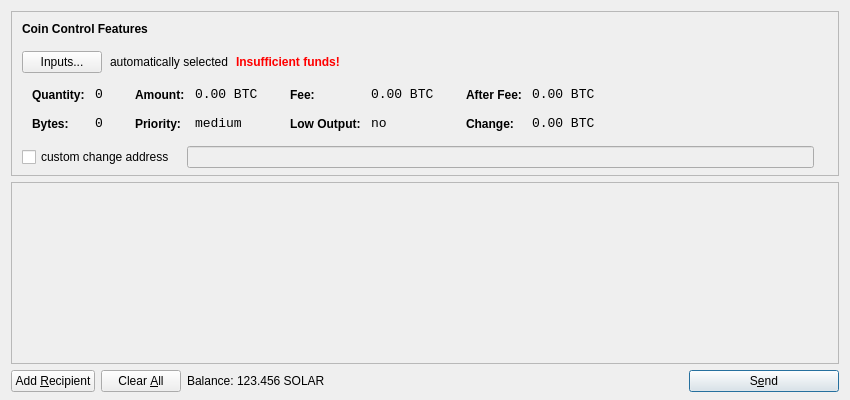
<?xml version="1.0" encoding="UTF-8"?>
<ui version="4.0">
 <class>SendCoinsDialog</class>
 <widget class="QDialog" name="SendCoinsDialog">
  <property name="geometry">
   <rect>
    <x>0</x>
    <y>0</y>
    <width>850</width>
    <height>400</height>
   </rect>
  </property>
  <property name="windowTitle">
   <string>Send Coins</string>
  </property>
  <layout class="QVBoxLayout" name="verticalLayout" stretch="0,1,0">
   <property name="bottomMargin">
    <number>8</number>
   </property>
   <item>
    <widget class="QFrame" name="frameCoinControl">
     <property name="sizePolicy">
      <sizepolicy hsizetype="Expanding" vsizetype="Expanding">
       <horstretch>0</horstretch>
       <verstretch>0</verstretch>
      </sizepolicy>
     </property>
     <property name="maximumSize">
      <size>
       <width>16777215</width>
       <height>16777215</height>
      </size>
     </property>
     <property name="frameShape">
      <enum>QFrame::StyledPanel</enum>
     </property>
     <property name="frameShadow">
      <enum>QFrame::Sunken</enum>
     </property>
     <layout class="QVBoxLayout" name="verticalLayoutCoinControl2">
      <property name="spacing">
       <number>-1</number>
      </property>
      <property name="leftMargin">
       <number>0</number>
      </property>
      <property name="topMargin">
       <number>0</number>
      </property>
      <property name="rightMargin">
       <number>0</number>
      </property>
      <property name="bottomMargin">
       <number>6</number>
      </property>
      <item>
       <layout class="QVBoxLayout" name="verticalLayoutCoinControl" stretch="0,0,0,0,1">
        <property name="spacing">
         <number>0</number>
        </property>
        <property name="leftMargin">
         <number>10</number>
        </property>
        <property name="topMargin">
         <number>10</number>
        </property>
        <item>
         <layout class="QHBoxLayout" name="horizontalLayoutCoinControl1">
          <property name="bottomMargin">
           <number>15</number>
          </property>
          <item>
           <widget class="QLabel" name="labelCoinControlFeatures">
            <property name="sizePolicy">
             <sizepolicy hsizetype="Preferred" vsizetype="Maximum">
              <horstretch>0</horstretch>
              <verstretch>0</verstretch>
             </sizepolicy>
            </property>
            <property name="font">
             <font>
              <weight>75</weight>
              <bold>true</bold>
             </font>
            </property>
            <property name="styleSheet">
             <string notr="true">font-weight:bold;</string>
            </property>
            <property name="text">
             <string>Coin Control Features</string>
            </property>
           </widget>
          </item>
         </layout>
        </item>
        <item>
         <layout class="QHBoxLayout" name="horizontalLayoutCoinControl2" stretch="0,0,0,0">
          <property name="spacing">
           <number>8</number>
          </property>
          <property name="bottomMargin">
           <number>10</number>
          </property>
          <item>
           <widget class="QPushButton" name="pushButtonCoinControl">
            <property name="styleSheet">
             <string notr="true"/>
            </property>
            <property name="text">
             <string>Inputs...</string>
            </property>
           </widget>
          </item>
          <item>
           <widget class="QLabel" name="labelCoinControlAutomaticallySelected">
            <property name="text">
             <string>automatically selected</string>
            </property>
            <property name="margin">
             <number>5</number>
            </property>
           </widget>
          </item>
          <item>
           <widget class="QLabel" name="labelCoinControlInsuffFunds">
            <property name="font">
             <font>
              <weight>75</weight>
              <bold>true</bold>
             </font>
            </property>
            <property name="styleSheet">
             <string notr="true">color:red;font-weight:bold;</string>
            </property>
            <property name="text">
             <string>Insufficient funds!</string>
            </property>
            <property name="margin">
             <number>5</number>
            </property>
           </widget>
          </item>
          <item>
           <spacer name="horizontalSpacerCoinControl">
            <property name="orientation">
             <enum>Qt::Horizontal</enum>
            </property>
            <property name="sizeHint" stdset="0">
             <size>
              <width>40</width>
              <height>1</height>
             </size>
            </property>
           </spacer>
          </item>
         </layout>
        </item>
        <item>
         <widget class="QWidget" name="widgetCoinControl" native="true">
          <property name="sizePolicy">
           <sizepolicy hsizetype="Preferred" vsizetype="Preferred">
            <horstretch>0</horstretch>
            <verstretch>0</verstretch>
           </sizepolicy>
          </property>
          <property name="minimumSize">
           <size>
            <width>0</width>
            <height>0</height>
           </size>
          </property>
          <property name="styleSheet">
           <string notr="true"/>
          </property>
          <layout class="QHBoxLayout" name="horizontalLayoutCoinControl5">
           <property name="margin">
            <number>0</number>
           </property>
           <item>
            <layout class="QHBoxLayout" name="horizontalLayoutCoinControl3" stretch="0,0,0,1">
             <property name="spacing">
              <number>20</number>
             </property>
             <property name="topMargin">
              <number>0</number>
             </property>
             <property name="bottomMargin">
              <number>10</number>
             </property>
             <item>
              <layout class="QFormLayout" name="formLayoutCoinControl1">
               <property name="horizontalSpacing">
                <number>10</number>
               </property>
               <property name="verticalSpacing">
                <number>14</number>
               </property>
               <property name="leftMargin">
                <number>10</number>
               </property>
               <property name="topMargin">
                <number>4</number>
               </property>
               <property name="rightMargin">
                <number>6</number>
               </property>
               <item row="0" column="0">
                <widget class="QLabel" name="labelCoinControlQuantityText">
                 <property name="styleSheet">
                  <string notr="true">font-weight:bold;</string>
                 </property>
                 <property name="text">
                  <string>Quantity:</string>
                 </property>
                 <property name="margin">
                  <number>0</number>
                 </property>
                </widget>
               </item>
               <item row="0" column="1">
                <widget class="QLabel" name="labelCoinControlQuantity">
                 <property name="font">
                  <font>
                   <family>Monospace</family>
                   <pointsize>10</pointsize>
                  </font>
                 </property>
                 <property name="cursor">
                  <cursorShape>IBeamCursor</cursorShape>
                 </property>
                 <property name="contextMenuPolicy">
                  <enum>Qt::ActionsContextMenu</enum>
                 </property>
                 <property name="text">
                  <string notr="true">0</string>
                 </property>
                 <property name="margin">
                  <number>0</number>
                 </property>
                 <property name="textInteractionFlags">
                  <set>Qt::LinksAccessibleByMouse|Qt::TextSelectableByKeyboard|Qt::TextSelectableByMouse</set>
                 </property>
                </widget>
               </item>
               <item row="1" column="0">
                <widget class="QLabel" name="labelCoinControlBytesText">
                 <property name="styleSheet">
                  <string notr="true">font-weight:bold;</string>
                 </property>
                 <property name="text">
                  <string>Bytes:</string>
                 </property>
                </widget>
               </item>
               <item row="1" column="1">
                <widget class="QLabel" name="labelCoinControlBytes">
                 <property name="font">
                  <font>
                   <family>Monospace</family>
                   <pointsize>10</pointsize>
                  </font>
                 </property>
                 <property name="cursor">
                  <cursorShape>IBeamCursor</cursorShape>
                 </property>
                 <property name="contextMenuPolicy">
                  <enum>Qt::ActionsContextMenu</enum>
                 </property>
                 <property name="text">
                  <string notr="true">0</string>
                 </property>
                 <property name="textInteractionFlags">
                  <set>Qt::LinksAccessibleByMouse|Qt::TextSelectableByKeyboard|Qt::TextSelectableByMouse</set>
                 </property>
                </widget>
               </item>
              </layout>
             </item>
             <item>
              <layout class="QFormLayout" name="formLayoutCoinControl2">
               <property name="horizontalSpacing">
                <number>10</number>
               </property>
               <property name="verticalSpacing">
                <number>14</number>
               </property>
               <property name="leftMargin">
                <number>6</number>
               </property>
               <property name="topMargin">
                <number>4</number>
               </property>
               <property name="rightMargin">
                <number>6</number>
               </property>
               <item row="0" column="0">
                <widget class="QLabel" name="labelCoinControlAmountText">
                 <property name="styleSheet">
                  <string notr="true">font-weight:bold;</string>
                 </property>
                 <property name="text">
                  <string>Amount:</string>
                 </property>
                 <property name="margin">
                  <number>0</number>
                 </property>
                </widget>
               </item>
               <item row="0" column="1">
                <widget class="QLabel" name="labelCoinControlAmount">
                 <property name="font">
                  <font>
                   <family>Monospace</family>
                   <pointsize>10</pointsize>
                  </font>
                 </property>
                 <property name="cursor">
                  <cursorShape>IBeamCursor</cursorShape>
                 </property>
                 <property name="contextMenuPolicy">
                  <enum>Qt::ActionsContextMenu</enum>
                 </property>
                 <property name="text">
                  <string notr="true">0.00 BTC</string>
                 </property>
                 <property name="textInteractionFlags">
                  <set>Qt::LinksAccessibleByMouse|Qt::TextSelectableByKeyboard|Qt::TextSelectableByMouse</set>
                 </property>
                </widget>
               </item>
               <item row="1" column="0">
                <widget class="QLabel" name="labelCoinControlPriorityText">
                 <property name="styleSheet">
                  <string notr="true">font-weight:bold;</string>
                 </property>
                 <property name="text">
                  <string>Priority:</string>
                 </property>
                </widget>
               </item>
               <item row="1" column="1">
                <widget class="QLabel" name="labelCoinControlPriority">
                 <property name="font">
                  <font>
                   <family>Monospace</family>
                   <pointsize>10</pointsize>
                  </font>
                 </property>
                 <property name="cursor">
                  <cursorShape>IBeamCursor</cursorShape>
                 </property>
                 <property name="contextMenuPolicy">
                  <enum>Qt::ActionsContextMenu</enum>
                 </property>
                 <property name="text">
                  <string>medium</string>
                 </property>
                 <property name="textInteractionFlags">
                  <set>Qt::LinksAccessibleByMouse|Qt::TextSelectableByKeyboard|Qt::TextSelectableByMouse</set>
                 </property>
                </widget>
               </item>
              </layout>
             </item>
             <item>
              <layout class="QFormLayout" name="formLayoutCoinControl3">
               <property name="horizontalSpacing">
                <number>10</number>
               </property>
               <property name="verticalSpacing">
                <number>14</number>
               </property>
               <property name="leftMargin">
                <number>6</number>
               </property>
               <property name="topMargin">
                <number>4</number>
               </property>
               <property name="rightMargin">
                <number>6</number>
               </property>
               <item row="0" column="0">
                <widget class="QLabel" name="labelCoinControlFeeText">
                 <property name="styleSheet">
                  <string notr="true">font-weight:bold;</string>
                 </property>
                 <property name="text">
                  <string>Fee:</string>
                 </property>
                 <property name="margin">
                  <number>0</number>
                 </property>
                </widget>
               </item>
               <item row="0" column="1">
                <widget class="QLabel" name="labelCoinControlFee">
                 <property name="font">
                  <font>
                   <family>Monospace</family>
                   <pointsize>10</pointsize>
                  </font>
                 </property>
                 <property name="cursor">
                  <cursorShape>IBeamCursor</cursorShape>
                 </property>
                 <property name="contextMenuPolicy">
                  <enum>Qt::ActionsContextMenu</enum>
                 </property>
                 <property name="text">
                  <string notr="true">0.00 BTC</string>
                 </property>
                 <property name="textInteractionFlags">
                  <set>Qt::LinksAccessibleByMouse|Qt::TextSelectableByKeyboard|Qt::TextSelectableByMouse</set>
                 </property>
                </widget>
               </item>
               <item row="1" column="0">
                <widget class="QLabel" name="labelCoinControlLowOutputText">
                 <property name="styleSheet">
                  <string notr="true">font-weight:bold;</string>
                 </property>
                 <property name="text">
                  <string>Low Output:</string>
                 </property>
                </widget>
               </item>
               <item row="1" column="1">
                <widget class="QLabel" name="labelCoinControlLowOutput">
                 <property name="font">
                  <font>
                   <family>Monospace</family>
                   <pointsize>10</pointsize>
                  </font>
                 </property>
                 <property name="cursor">
                  <cursorShape>IBeamCursor</cursorShape>
                 </property>
                 <property name="contextMenuPolicy">
                  <enum>Qt::ActionsContextMenu</enum>
                 </property>
                 <property name="text">
                  <string>no</string>
                 </property>
                 <property name="textInteractionFlags">
                  <set>Qt::LinksAccessibleByMouse|Qt::TextSelectableByKeyboard|Qt::TextSelectableByMouse</set>
                 </property>
                </widget>
               </item>
              </layout>
             </item>
             <item>
              <layout class="QFormLayout" name="formLayoutCoinControl4">
               <property name="horizontalSpacing">
                <number>10</number>
               </property>
               <property name="verticalSpacing">
                <number>14</number>
               </property>
               <property name="leftMargin">
                <number>6</number>
               </property>
               <property name="topMargin">
                <number>4</number>
               </property>
               <property name="rightMargin">
                <number>6</number>
               </property>
               <item row="0" column="0">
                <widget class="QLabel" name="labelCoinControlAfterFeeText">
                 <property name="styleSheet">
                  <string notr="true">font-weight:bold;</string>
                 </property>
                 <property name="text">
                  <string>After Fee:</string>
                 </property>
                 <property name="margin">
                  <number>0</number>
                 </property>
                </widget>
               </item>
               <item row="0" column="1">
                <widget class="QLabel" name="labelCoinControlAfterFee">
                 <property name="font">
                  <font>
                   <family>Monospace</family>
                   <pointsize>10</pointsize>
                  </font>
                 </property>
                 <property name="cursor">
                  <cursorShape>IBeamCursor</cursorShape>
                 </property>
                 <property name="contextMenuPolicy">
                  <enum>Qt::ActionsContextMenu</enum>
                 </property>
                 <property name="text">
                  <string notr="true">0.00 BTC</string>
                 </property>
                 <property name="textInteractionFlags">
                  <set>Qt::LinksAccessibleByMouse|Qt::TextSelectableByKeyboard|Qt::TextSelectableByMouse</set>
                 </property>
                </widget>
               </item>
               <item row="1" column="0">
                <widget class="QLabel" name="labelCoinControlChangeText">
                 <property name="styleSheet">
                  <string notr="true">font-weight:bold;</string>
                 </property>
                 <property name="text">
                  <string>Change:</string>
                 </property>
                </widget>
               </item>
               <item row="1" column="1">
                <widget class="QLabel" name="labelCoinControlChange">
                 <property name="font">
                  <font>
                   <family>Monospace</family>
                   <pointsize>10</pointsize>
                  </font>
                 </property>
                 <property name="cursor">
                  <cursorShape>IBeamCursor</cursorShape>
                 </property>
                 <property name="contextMenuPolicy">
                  <enum>Qt::ActionsContextMenu</enum>
                 </property>
                 <property name="text">
                  <string notr="true">0.00 BTC</string>
                 </property>
                 <property name="textInteractionFlags">
                  <set>Qt::LinksAccessibleByMouse|Qt::TextSelectableByKeyboard|Qt::TextSelectableByMouse</set>
                 </property>
                </widget>
               </item>
              </layout>
             </item>
            </layout>
           </item>
          </layout>
         </widget>
        </item>
        <item>
         <layout class="QHBoxLayout" name="horizontalLayoutCoinControl4" stretch="0,0,0">
          <property name="spacing">
           <number>12</number>
          </property>
          <property name="sizeConstraint">
           <enum>QLayout::SetDefaultConstraint</enum>
          </property>
          <property name="topMargin">
           <number>5</number>
          </property>
          <property name="rightMargin">
           <number>5</number>
          </property>
          <item>
           <widget class="QCheckBox" name="checkBoxCoinControlChange">
            <property name="text">
             <string>custom change address</string>
            </property>
           </widget>
          </item>
          <item>
           <widget class="QLineEdit" name="lineEditCoinControlChange">
            <property name="enabled">
             <bool>false</bool>
            </property>
            <property name="sizePolicy">
             <sizepolicy hsizetype="Expanding" vsizetype="Fixed">
              <horstretch>0</horstretch>
              <verstretch>0</verstretch>
             </sizepolicy>
            </property>
           </widget>
          </item>
          <item>
           <widget class="QLabel" name="labelCoinControlChangeLabel">
            <property name="sizePolicy">
             <sizepolicy hsizetype="Preferred" vsizetype="Expanding">
              <horstretch>0</horstretch>
              <verstretch>0</verstretch>
             </sizepolicy>
            </property>
            <property name="minimumSize">
             <size>
              <width>0</width>
              <height>0</height>
             </size>
            </property>
            <property name="text">
             <string/>
            </property>
            <property name="margin">
             <number>3</number>
            </property>
           </widget>
          </item>
         </layout>
        </item>
        <item>
         <spacer name="verticalSpacerCoinControl">
          <property name="orientation">
           <enum>Qt::Vertical</enum>
          </property>
          <property name="sizeHint" stdset="0">
           <size>
            <width>800</width>
            <height>1</height>
           </size>
          </property>
         </spacer>
        </item>
       </layout>
      </item>
     </layout>
    </widget>
   </item>
   <item>
    <widget class="QScrollArea" name="scrollArea">
     <property name="widgetResizable">
      <bool>true</bool>
     </property>
     <widget class="QWidget" name="scrollAreaWidgetContents">
      <property name="geometry">
       <rect>
        <x>0</x>
        <y>0</y>
        <width>830</width>
        <height>165</height>
       </rect>
      </property>
      <layout class="QVBoxLayout" name="verticalLayout_2">
       <property name="margin">
        <number>0</number>
       </property>
       <item>
        <layout class="QVBoxLayout" name="entries">
         <property name="spacing">
          <number>6</number>
         </property>
        </layout>
       </item>
       <item>
        <spacer name="verticalSpacer">
         <property name="orientation">
          <enum>Qt::Vertical</enum>
         </property>
         <property name="sizeHint" stdset="0">
          <size>
           <width>20</width>
           <height>40</height>
          </size>
         </property>
        </spacer>
       </item>
      </layout>
     </widget>
    </widget>
   </item>
   <item>
    <layout class="QHBoxLayout" name="horizontalLayout">
     <item>
      <widget class="QPushButton" name="addButton">
       <property name="toolTip">
        <string>Send to multiple recipients at once</string>
       </property>
       <property name="text">
        <string>Add &amp;Recipient</string>
       </property>
       <property name="icon">
        <iconset resource="../bitcoin.qrc">
         <normaloff>:/icons/add</normaloff>:/icons/add</iconset>
       </property>
       <property name="autoDefault">
        <bool>false</bool>
       </property>
      </widget>
     </item>
     <item>
      <widget class="QPushButton" name="clearButton">
       <property name="sizePolicy">
        <sizepolicy hsizetype="Minimum" vsizetype="Fixed">
         <horstretch>0</horstretch>
         <verstretch>0</verstretch>
        </sizepolicy>
       </property>
       <property name="toolTip">
        <string>Remove all transaction fields</string>
       </property>
       <property name="text">
        <string>Clear &amp;All</string>
       </property>
       <property name="icon">
        <iconset resource="../bitcoin.qrc">
         <normaloff>:/icons/remove</normaloff>:/icons/remove</iconset>
       </property>
       <property name="autoRepeatDelay">
        <number>300</number>
       </property>
       <property name="autoDefault">
        <bool>false</bool>
       </property>
      </widget>
     </item>
     <item>
      <layout class="QHBoxLayout" name="horizontalLayout_2">
       <property name="spacing">
        <number>3</number>
       </property>
       <item>
        <widget class="QLabel" name="label">
         <property name="text">
          <string>Balance:</string>
         </property>
        </widget>
       </item>
       <item>
        <widget class="QLabel" name="labelBalance">
         <property name="cursor">
          <cursorShape>IBeamCursor</cursorShape>
         </property>
         <property name="text">
          <string>123.456 SOLAR</string>
         </property>
         <property name="textInteractionFlags">
          <set>Qt::LinksAccessibleByMouse|Qt::TextSelectableByKeyboard|Qt::TextSelectableByMouse</set>
         </property>
        </widget>
       </item>
      </layout>
     </item>
     <item>
      <spacer name="horizontalSpacer">
       <property name="orientation">
        <enum>Qt::Horizontal</enum>
       </property>
       <property name="sizeHint" stdset="0">
        <size>
         <width>40</width>
         <height>20</height>
        </size>
       </property>
      </spacer>
     </item>
     <item>
      <widget class="QPushButton" name="sendButton">
       <property name="minimumSize">
        <size>
         <width>150</width>
         <height>0</height>
        </size>
       </property>
       <property name="toolTip">
        <string>Confirm the send action</string>
       </property>
       <property name="text">
        <string>S&amp;end</string>
       </property>
       <property name="icon">
        <iconset resource="../bitcoin.qrc">
         <normaloff>:/icons/send</normaloff>:/icons/send</iconset>
       </property>
       <property name="default">
        <bool>true</bool>
       </property>
      </widget>
     </item>
    </layout>
   </item>
  </layout>
 </widget>
 <resources>
  <include location="../bitcoin.qrc"/>
 </resources>
 <connections/>
</ui>
